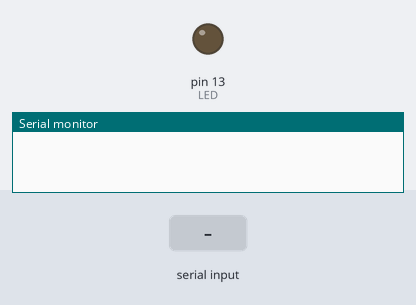
A sketch run on a simulated Arduino Uno, built with avr-gcc and run on an emulated ATmega328P. Parts: output pins drawn as LEDs (lit = HIGH), the last lines printed to the serial monitor. The test bench sets the inputs (shaded band).

Above: at 1.2 s.
1.3 s: "1" received over Serial
At 2.4 s:
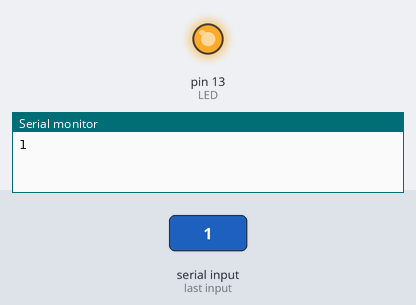
2.8 s: "0" received over Serial
At 3.6 s:
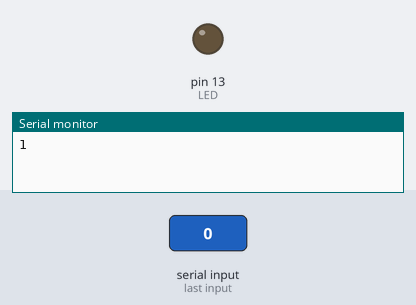
Timing chart, 0 to 5.8 s (numbered marks = the images above; inputs shaded):
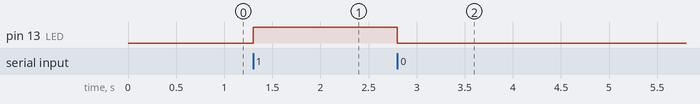

The sketch:

RX.ino
```cpp
int LED=13;  //LED設為pin13
int val ;
void setup() {
pinMode(LED,OUTPUT);  //設定LED為輸出模式
Serial.begin(9600);    //設定通訊鮑率
}
void loop() {
serial_blink();
}
void serial_blink() {
while(!Serial.available()){}  //等待serial指令進入，如果Serial.available()沒有資料，就會一直等待
if(Serial.available()){       //如果指令進入，會將Serial.read()的值設給val變數
val = Serial.read();
if(val == '1'){               //val 收到1，LED燈亮，延遲1秒，並輸出字元1
digitalWrite(LED, HIGH);
delay(1000);
Serial.print("1");
}
if(val == '0'){             //val 收到0，LED熄滅，延遲1秒，並輸出字元0
digitalWrite(LED, LOW);
delay(1000);
Serial.print("0");
}
}
}
```

Measured:
- after the input at 1.3 s, pin 13 (LED): LOW → HIGH at once
- after the input at 2.8 s, pin 13 (LED): HIGH → LOW at once
